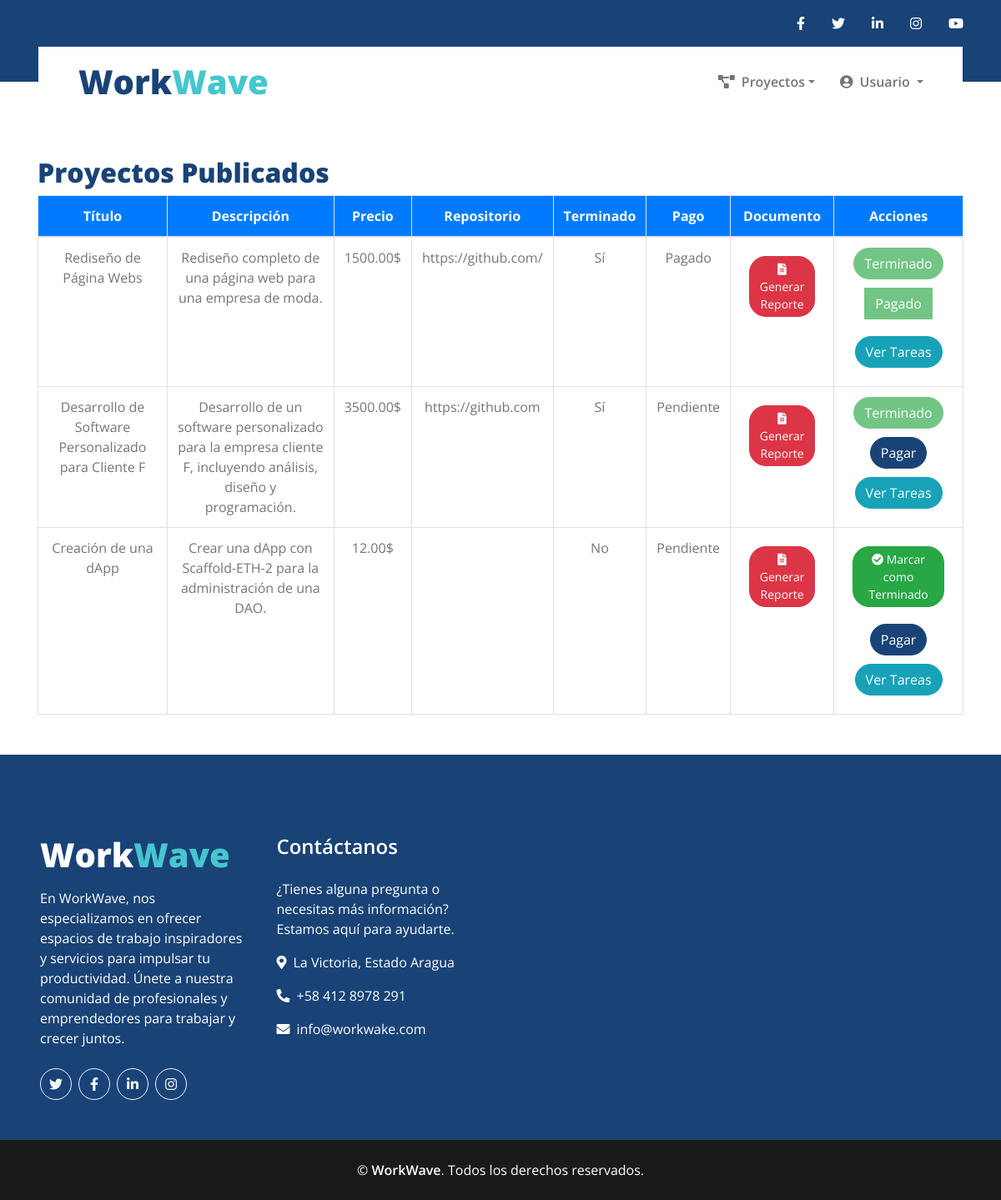
The app's page /Pagos.php (signed in) with its own data.
### tables this page shows
CREATE TABLE `proyectos` (
  `id` int(11) NOT NULL,
  `tipo_usuario` enum('contratistas','freelancers','empresas') NOT NULL,
  `contratista_id` int(11) DEFAULT NULL,
  `freelancer_id` int(11) DEFAULT NULL,
  `empresa_id` int(11) DEFAULT NULL,
  `titulo` varchar(255) NOT NULL,
  `descripcion` text DEFAULT NULL,
  `image_url` varchar(255) DEFAULT NULL,
  `categoria_id` int(11) DEFAULT NULL,
  `precio` decimal(10,2) DEFAULT NULL,
  `estado` tinyint(1) DEFAULT 1,
  `fecha_inicio` date DEFAULT NULL,
  `fecha_fin` date DEFAULT NULL,
  `fecha_registro` timestamp NOT NULL DEFAULT current_timestamp(),
  `intereses` text DEFAULT NULL,
  `Etiqueta` enum('Oferta','Servicio') DEFAULT NULL,
  `repositorio` varchar(255) DEFAULT NULL,
  `terminado` enum('Sí','No') DEFAULT 'No',
  `pago` enum('Pendiente','Pagado') DEFAULT 'Pendiente'
);

### Pagos.php (the view, shortened to what this page needs)
<?php
include './config/conexion.php';
$user_id = $_SESSION['user_id'];
$tipo_usuario = $_SESSION['role'];
switch ($tipo_usuario) {
    case 'empresas':
        $user_column = 'empresa_id';
        break;
}
$sql = "SELECT * FROM proyectos WHERE $user_column = ?";
$stmt = $conn->prepare($sql);
$stmt->bind_param("i", $user_id);
if (!$stmt->execute()) {
    die("Error en la ejecución de la consulta: " . $stmt->error);
}
$result = $stmt->get_result();
?>
<!DOCTYPE html>
<html lang="es">
<head>
    <link rel="stylesheet" href="https://stackpath.bootstrapcdn.com/bootstrap/4.5.2/css/bootstrap.min.css">
    <link rel="stylesheet" href="https://cdnjs.cloudflare.com/ajax/libs/font-awesome/5.15.4/css/all.min.css">
</head>
<body>
    <?php include './Includes/Header.php'; ?>
    <div class="container mt-5">
        <h2>Proyectos Publicados</h2>
        <?php if ($result->num_rows > 0): ?>
        <table class="table table-bordered">
            <thead class="thead-blue">
                <tr>
                    <th class="text-center">Título</th>
                    <th class="text-center">Descripción</th>
                    <th class="text-center">Precio</th>
                    <th class="text-center">Repositorio</th>
                    <th class="text-center">Terminado</th>
                    <th class="text-center">Pago</th>
                    <th class="text-center">Documento</th>
                    <th class="text-center">Acciones</th>
                </tr>
            </thead>
            <tbody>
                <?php while ($row = $result->fetch_assoc()): ?>
                <tr>
                    <td class="text-center"><?php echo htmlspecialchars($row['titulo']); ?></td>
                    <td class="text-center"><?php echo htmlspecialchars($row['descripcion']); ?></td>
                    <td class="text-center"><?php echo htmlspecialchars($row['precio'] . '$'); ?></td>
                    <td class="text-center"><?php echo htmlspecialchars($row['repositorio']); ?></td>
                    <td class="text-center"><?php echo htmlspecialchars($row['terminado']); ?></td>
                    <td class="text-center"><?php echo htmlspecialchars($row['pago']); ?></td>
                    <td class="text-center">
                        <form action="generar_reporte.php" method="POST">
                            <button type="submit" class="btn btn-danger btn-sm"
                                style="margin: 10px; border-radius: 20px;">
                                <i class="fas fa-file-alt"></i> Generar Reporte
                            </button>
                        </form>
                    </td>
                    <td class="text-center">
                        <?php if ($row['terminado'] != 'Sí'): ?>
                        <form action="marcar_terminado.php" method="POST">
                            <button type="submit" class="btn btn-success btn-sm"
                                style="margin: 10px; border-radius: 20px;">
                                <i class="fas fa-check-circle"></i> Marcar como Terminado
                            </button>
                        </form>
                        <?php else: ?>
                        <button class="btn btn-success" style="border-radius: 20px;" disabled>Terminado</button>
                        <?php endif; ?>
                        <?php if ($row['pago'] == 'Pendiente'): ?>
                        <form action="procesar_pago.php" method="POST" style="margin-top: 10px;">
                            <button type="submit" class="btn btn-primary" style="border-radius: 20px;">Pagar</button>
                        </form>
                        <?php else: ?>
                        <button class="btn btn-success" style="margin: 10px;" disabled>Pagado</button>
                        <?php endif; ?>
                        <button type="button" class="btn btn-info" style="margin: 10px; border-radius: 20px;"
                            data-toggle="modal" data-target="#tareasModal<?php echo $row['id']; ?>">
                            Ver Tareas
                        </button>
                    </td>
                </tr>
                <?php endwhile; ?>
            </tbody>
        </table>
        <?php else: ?>
        <div class="alert alert-info">No tienes proyectos publicados.</div>
        <?php endif; ?>
    </div>
    <?php include './Includes/Footer.php'; ?>
</body>
</html>

### Pagos.php (style rules this page uses)
.thead-blue th { background-color: #007bff; color: #fff; }
.container { animation: fadeIn 1s ease-in-out; }
.table { animation: fadeIn 1s ease-in-out; }
.table tbody tr { animation: slideIn 0.5s ease-in-out; }
.btn { transition: background-color 0.3s ease, transform 0.3s ease; }

### records on screen
proyectos: titulo "Rediseño de Página Webs", descripcion "Rediseño completo de una página web para una empresa de moda.", precio "1500.00$", repositorio "https://github.com/", terminado "Sí", pago "Pagado", shows "Terminado"
proyectos: titulo "Desarrollo de Software Personalizado para Cliente F", descripcion "Desarrollo de un software personalizado para la empresa cliente F, incluyendo análisis, diseño y programación.", precio "3500.00$", repositorio "https://github.com", terminado "Sí", pago "Pendiente", shows "Terminado"
proyectos: titulo "Creación de una dApp", descripcion "Crear una dApp con Scaffold-ETH-2 para la administración de una DAO.", precio "12.00$", terminado "No", pago "Pendiente"
